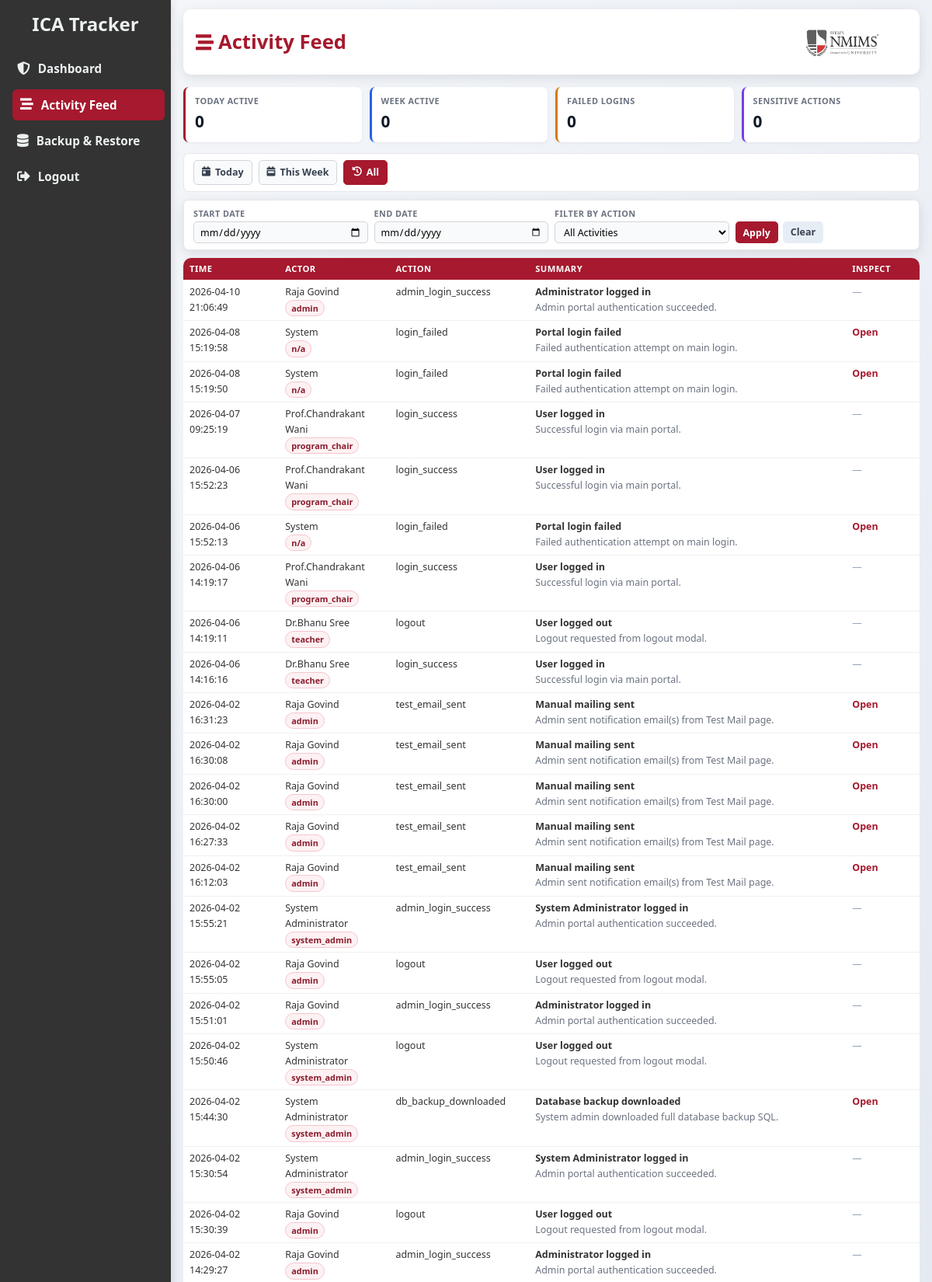
The page /system_admin_activity_feed.php?scope=all (signed in, upper part) on the database its author committed.
### tables this page shows
CREATE TABLE `activity_logs` (
  `id` bigint(20) UNSIGNED NOT NULL,
  `user_id` bigint(20) DEFAULT NULL,
  `actor_id` bigint(20) DEFAULT NULL,
  `target_user_id` bigint(20) DEFAULT NULL,
  `actor_role` varchar(50) DEFAULT NULL,
  `actor_unique_id` varchar(100) DEFAULT NULL,
  `actor_username` varchar(100) DEFAULT NULL,
  `actor_name` varchar(150) DEFAULT NULL,
  `target_role` varchar(50) DEFAULT NULL,
  `target_unique_id` varchar(100) DEFAULT NULL,
  `target_username` varchar(100) DEFAULT NULL,
  `target_name` varchar(150) DEFAULT NULL,
  `object_type` varchar(100) DEFAULT NULL,
  `object_id` varchar(100) DEFAULT NULL,
  `object_label` varchar(255) DEFAULT NULL,
  `action` varchar(150) NOT NULL,
  `event_label` varchar(255) DEFAULT NULL,
  `details` text DEFAULT NULL,
  `metadata` longtext DEFAULT NULL CHECK (json_valid(`metadata`)),
  `ip_address` varchar(45) DEFAULT NULL,
  `user_agent` varchar(255) DEFAULT NULL,
  `created_at` datetime NOT NULL DEFAULT current_timestamp()
);

### system_admin_activity_feed.php (the view, shortened to what this page needs)
<?php
require_once __DIR__ . '/db_connect.php';
$todayStart = date('Y-m-d 00:00:00'); $todayEnd = date('Y-m-d 23:59:59');
$weekStart  = date('Y-m-d 00:00:00', strtotime('monday this week')); $weekEnd = date('Y-m-d H:i:s');
$nonInspectableActions = ['login_success','admin_login_success','logout'];
$sensitiveActions = ['marks_csv_bulk_upload','marks_manual_update','db_snapshot_downloaded','assignment_created','assignment_deleted','assignment_updated','subject_created','subject_deleted','password_reset_requested','admin_login_failed','login_failed'];
$scope = $_GET['scope'] ?? 'today';
$startDate      = trim((string)($_GET['start_date'] ?? ''));
$endDate        = trim((string)($_GET['end_date'] ?? ''));
$actionFilter   = trim((string)($_GET['activity_action'] ?? ''));
$activityPreset = trim((string)($_GET['activity_preset'] ?? ''));
function build_feed_url(array $p = []): string {
    $c = [];
    foreach ($p as $k => $v) { if ($v === null) continue; $s = trim((string)$v); if ($s !== '') $c[$k] = $s; }
    return 'system_admin_activity_feed.php' . (!empty($c) ? ('?' . http_build_query($c)) : '');
}
function feed_scalar(mysqli $conn, string $sql, array $p = [], string $t = ''): int {
    $s = mysqli_prepare($conn, $sql); if (!$s) return 0;
    if ($p) mysqli_stmt_bind_param($s, $t, ...$p);
    mysqli_stmt_execute($s); $r = mysqli_stmt_get_result($s); $v = 0;
    if ($r && ($row = mysqli_fetch_row($r))) $v = (int)$row[0];
    if ($r) mysqli_free_result($r); mysqli_stmt_close($s); return $v;
}
$sensitivePH    = implode(',', array_fill(0, count($sensitiveActions), '?'));
$sensitiveTypes = str_repeat('s', count($sensitiveActions)) . 'ss';
$todayActiveUsers  = feed_scalar($conn,"SELECT COUNT(DISTINCT actor_id) FROM activity_logs WHERE actor_id IS NOT NULL AND action IN ('login_success','admin_login_success') AND created_at BETWEEN ? AND ?",[$todayStart,$todayEnd],'ss');
$weekActiveUsers   = feed_scalar($conn,"SELECT COUNT(DISTINCT actor_id) FROM activity_logs WHERE actor_id IS NOT NULL AND action IN ('login_success','admin_login_success') AND created_at BETWEEN ? AND ?",[$weekStart,$weekEnd],'ss');
$todayFailedLogins = feed_scalar($conn,"SELECT COUNT(*) FROM activity_logs WHERE action IN ('login_failed','admin_login_failed') AND created_at BETWEEN ? AND ?",[$todayStart,$todayEnd],'ss');
$todaySensitive    = feed_scalar($conn,"SELECT COUNT(*) FROM activity_logs WHERE action IN ($sensitivePH) AND created_at BETWEEN ? AND ?",array_merge($sensitiveActions,[$todayStart,$todayEnd]),$sensitiveTypes);
$logsSql='SELECT id,action,event_label,details,actor_name,actor_username,actor_role,created_at,metadata FROM activity_logs';
$logsSql.=" ORDER BY created_at DESC, id DESC LIMIT 120";
$logs=[];
$sl=mysqli_prepare($conn,$logsSql);
if ($sl) {
    mysqli_stmt_execute($sl); $rl=mysqli_stmt_get_result($sl);
    if ($rl) { while ($row=mysqli_fetch_assoc($rl)) $logs[]=$row; mysqli_free_result($rl); }
}
$selectedEntry=null;
?>
<!DOCTYPE html>
<html lang="en">
<head>
    <link rel="stylesheet" href="ica_tracker.css">
    <link rel="stylesheet" href="https://cdnjs.cloudflare.com/ajax/libs/font-awesome/5.15.4/css/all.min.css">
</head>
<body>
<div class="dashboard">
    <div class="sidebar">
        <h2>ICA Tracker</h2>
        <a href="system_admin_dashboard.php"><i class="fas fa-shield-alt"></i> <span>Dashboard</span></a>
        <a href="system_admin_activity_feed.php" class="active"><i class="fas fa-stream"></i> <span>Activity Feed</span></a>
        <a href="system_admin_export_sql.php"><i class="fas fa-database"></i> <span>Backup & Restore</span></a>
        <a href="logout.php"><i class="fas fa-sign-out-alt"></i> <span>Logout</span></a>
    </div>
    <div class="main-content">
        <div class="header">
            <h2><i class="fas fa-stream" style="color:#A6192E;margin-right:6px;font-size:.9em;"></i>Activity Feed</h2>
        </div>
        <div class="container">
            <div class="feed-stats">
                <a class="feed-stat" href="<?php echo htmlspecialchars(build_feed_url(['scope'=>'today','activity_preset'=>'active_logins'])); ?>">
                    <h5>Today Active</h5><div class="fval"><?php echo $todayActiveUsers; ?></div>
                </a>
                <a class="feed-stat blue" href="<?php echo htmlspecialchars(build_feed_url(['scope'=>'week','activity_preset'=>'active_logins'])); ?>">
                    <h5>Week Active</h5><div class="fval"><?php echo $weekActiveUsers; ?></div>
                </a>
                <a class="feed-stat amber" href="<?php echo htmlspecialchars(build_feed_url(['scope'=>'today','activity_preset'=>'failed_logins'])); ?>">
                    <h5>Failed Logins</h5><div class="fval"><?php echo $todayFailedLogins; ?></div>
                </a>
                <a class="feed-stat purple" href="<?php echo htmlspecialchars(build_feed_url(['scope'=>'today','activity_preset'=>'sensitive_actions'])); ?>">
                    <h5>Sensitive Actions</h5><div class="fval"><?php echo $todaySensitive; ?></div>
                </a>
            </div>
            <div class="toolbar">
                <a class="<?php echo $scope==='today'?'active':''; ?>" href="<?php echo htmlspecialchars(build_feed_url(['scope'=>'today'])); ?>"><i class="fas fa-calendar-day"></i> Today</a>
                <a class="<?php echo $scope==='week'?'active':''; ?>"  href="<?php echo htmlspecialchars(build_feed_url(['scope'=>'week'])); ?>"><i class="fas fa-calendar-week"></i> This Week</a>
                <a class="<?php echo $scope==='all'?'active':''; ?>"   href="<?php echo htmlspecialchars(build_feed_url(['scope'=>'all'])); ?>"><i class="fas fa-history"></i> All</a>
            </div>
            <form method="GET" class="filters-form">
                <div><label for="start_date">Start Date</label><input type="date" id="start_date" name="start_date" value="<?php echo htmlspecialchars($startDate); ?>"></div>
                <div><label for="end_date">End Date</label><input type="date" id="end_date" name="end_date" value="<?php echo htmlspecialchars($endDate); ?>"></div>
                <div>
                    <label for="activity_action">Filter by Action</label>
                    <select id="activity_action" name="activity_action">
                        <option value="">All Activities</option>
                    </select>
                </div>
                <div class="filters-actions">
                    <button type="submit" class="btn-filter">Apply</button>
                    <a class="btn-filter secondary" href="<?php echo htmlspecialchars(build_feed_url(['scope'=>$scope])); ?>">Clear</a>
                </div>
            </form>
            <div class="table-wrap">
            <table class="audit-table">
                <thead><tr><th style="width:13%;">Time</th><th style="width:15%;">Actor</th><th style="width:15%;">Action</th><th>Summary</th><th style="width:10%;">Inspect</th></tr></thead>
                <tbody>
                <?php if (empty($logs)): ?>
                    <tr><td colspan="5" style="text-align:center;padding:16px;color:#6b7280;">No activity entries found.</td></tr>
                <?php else: foreach ($logs as $row):
                    $actorLabel = trim((string)($row['actor_name']??''))?:trim((string)($row['actor_username']??'System'));
                    $eventLabel = trim((string)($row['event_label']??''))?:trim((string)$row['action']);
                    $canInspect   = !in_array((string)$row['action'],$nonInspectableActions,true);
                    $isCurrent    = $selectedEntry && (int)$selectedEntry['id']===(int)$row['id'];
                ?>
                <tr id="entry-<?php echo (int)$row['id']; ?>">
                    <td><?php echo htmlspecialchars((string)$row['created_at']); ?></td>
                    <td><?php echo htmlspecialchars($actorLabel); ?><br><span class="audit-tag"><?php echo htmlspecialchars((string)($row['actor_role']??'n/a')); ?></span></td>
                    <td><?php echo htmlspecialchars((string)$row['action']); ?></td>
                    <td><strong><?php echo htmlspecialchars($eventLabel); ?></strong><br><span style="color:#6b7280;"><?php echo htmlspecialchars((string)($row['details']??'')); ?></span></td>
                    <td>
                        <?php if (!$canInspect): ?><span style="color:#94a3b8;">—</span>
                        <?php elseif ($isCurrent): ?><a href="<?php echo htmlspecialchars(build_feed_url(['scope'=>$scope,'start_date'=>$startDate,'end_date'=>$endDate,'activity_action'=>$actionFilter,'activity_preset'=>$activityPreset]).'#entry-'.(int)$row['id']); ?>">Close</a>
                        <?php else: ?><a href="<?php echo htmlspecialchars(build_feed_url(['scope'=>$scope,'entry'=>(int)$row['id'],'start_date'=>$startDate,'end_date'=>$endDate,'activity_action'=>$actionFilter,'activity_preset'=>$activityPreset]).'#entry-'.(int)$row['id']); ?>">Open</a>
                        <?php endif; ?>
                    </td>
                </tr>
                <?php endforeach; endif; ?>
                </tbody>
            </table>
            </div>
        </div>
    </div>
</div>
</body>
</html>

### ica_tracker.css (style rules this page uses)
html, body { height: 100%; }
* { margin: 0; padding: 0; box-sizing: border-box; font-family: 'Segoe UI', Arial, sans-serif; }
body { background: linear-gradient(135deg, #f5f7fa 0%, #c3cfe2 100%); color: #333; line-height: 1.6; transition: background 0.3s, color 0.3s; overflow-x: hidden; min-height: 100vh; min-height: 100dvh; display: flex; flex-direction: column; }
:root { --sidebar-width: 220px; }
.dashboard { min-height: 100vh; min-height: 100dvh; height: 100vh; height: 100dvh; padding-left: var(--sidebar-width); width: 100%; overflow-x: hidden; display: flex; flex: 1; }
.sidebar { width: var(--sidebar-width); background: #333333; color: #fff; padding: 16px; position: fixed; top: 0; left: 0; height: 100%; overflow-y: auto; box-shadow: 2px 0 10px rgba(0, 0, 0, 0.1); transition: none; }
.sidebar h2 { font-size: 1.5rem; margin-bottom: 24px; color: #ecf0f1; text-align: center; }
.sidebar a { display: flex; align-items: center; color: #ecf0f1; text-decoration: none; padding: 10px 12px; margin: 8px 0; border-radius: 6px; transition: background 0.3s, transform 0.2s; font-size: 0.95rem; }
.sidebar a:hover, .sidebar a.active { background: #A6192E; color: #ffffff; transform: translateX(4px); text-decoration: none; }
.sidebar a i { margin-right: 10px; font-size: 1.05rem; }
.main-content { margin-left: 0; padding: 16px 24px 0; width: 100%; min-width: 0; max-width: calc(100vw - var(--sidebar-width)); display: flex; flex-direction: column; min-height: 100%; height: 100%; flex: 1; }
.main-content > :first-child { margin-top: 0; }
.header { display: flex; justify-content: space-between; align-items: center; background: #fff; padding: 12px 18px; min-height: 84px; border-radius: 10px; box-shadow: 0 4px 15px rgba(0, 0, 0, 0.1); margin-bottom: 24px; position: relative; overflow: visible; padding-right: 210px; }
.header::after { content: ''; position: absolute; right: 20px; top: 50%; transform: translateY(-50%); width: 170px; height: 56px; background: url('nmimshorizontal.jpg') center/contain no-repeat; pointer-events: none; filter: none; }
.header h2 { font-size: 1.6rem; color: #A6192E; font-weight: 600; }
.header h1, .header h2, .header h3 { margin: 0; line-height: 1.2; }
.container { width: 100%; max-width: 1200px; margin: 0 auto; }
.dashboard .main-content > .container { width: 100%; max-width: none; margin: 0; padding: 0; }
form { background: #fff; padding: 20px; border-radius: 10px; box-shadow: 0 4px 15px rgba(0, 0, 0, 0.1); margin-bottom: 24px; }
label { display: block; margin-bottom: 6px; font-weight: 600; color: #2c3e50; font-size: 0.95rem; }
select, input { width: 100%; padding: 10px; margin-bottom: 12px; border: 2px solid #ddd; border-radius: 6px; font-size: 0.95rem; background: #f9f9f9; transition: border-color 0.3s; }
button { padding: 10px 22px; background: #A6192E; color: #fff; border: none; border-radius: 22px; cursor: pointer; font-size: 0.95rem; transition: background 0.3s, transform 0.2s; }
table { width: 100%; border-collapse: collapse; background: #fff; border-radius: 10px; overflow: hidden; box-shadow: 0 4px 15px rgba(0, 0, 0, 0.1); margin-bottom: 24px; }
th, td { padding: 12px; text-align: center; border-bottom: 1px solid #e0e0e0; }
th { background: #A6192E; color: #fff; font-weight: 600; }
a { color: #A6192E; text-decoration: none; font-weight: 600; transition: color 0.3s; }
.sidebar { padding: 12px; }
.sidebar h2 { margin-bottom: 18px; }
.sidebar a { padding: 8px 10px; margin: 6px 0; }
.main-content { padding: 12px 16px 0; }
.header { padding: 12px 16px; margin-bottom: 16px; }
.header::after { right: 16px; }
form { padding: 16px; margin-bottom: 16px; }
select, input { padding: 8px; margin-bottom: 10px; }
button, .btn { padding: 8px 18px; }
table { margin-bottom: 16px; }
th, td { padding: 9px; }

### rows shown on the page
activity_logs: created_at "2026-04-10 21:06:49", actor_name "Raja Govind", actor_role "admin", action "admin_login_success", event_label "Administrator logged in", details "Admin portal authentication succeeded."
activity_logs: created_at "2026-04-08 15:19:58", actorLabel "System", actor_role "n/a", action "login_failed", event_label "Portal login failed", details "Failed authentication attempt on main login."
activity_logs: created_at "2026-04-08 15:19:50", actorLabel "System", actor_role "n/a", action "login_failed", event_label "Portal login failed", details "Failed authentication attempt on main login."
activity_logs: created_at "2026-04-07 09:25:19", actor_name "Prof.Chandrakant Wani", actor_role "program_chair", action "login_success", event_label "User logged in", details "Successful login via main portal."
activity_logs: created_at "2026-04-06 15:52:23", actor_name "Prof.Chandrakant Wani", actor_role "program_chair", action "login_success", event_label "User logged in", details "Successful login via main portal."
activity_logs: created_at "2026-04-06 15:52:13", actorLabel "System", actor_role "n/a", action "login_failed", event_label "Portal login failed", details "Failed authentication attempt on main login."
activity_logs: created_at "2026-04-06 14:19:17", actor_name "Prof.Chandrakant Wani", actor_role "program_chair", action "login_success", event_label "User logged in", details "Successful login via main portal."
activity_logs: created_at "2026-04-06 14:19:11", actor_name "Dr.Bhanu Sree", actor_role "teacher", action "logout", event_label "User logged out", details "Logout requested from logout modal."
activity_logs: created_at "2026-04-06 14:16:16", actor_name "Dr.Bhanu Sree", actor_role "teacher", action "login_success", event_label "User logged in", details "Successful login via main portal."
activity_logs: created_at "2026-04-02 16:31:23", actor_name "Raja Govind", actor_role "admin", action "test_email_sent", event_label "Manual mailing sent", details "Admin sent notification email(s) from Test Mail page."
activity_logs: created_at "2026-04-02 16:30:08", actor_name "Raja Govind", actor_role "admin", action "test_email_sent", event_label "Manual mailing sent", details "Admin sent notification email(s) from Test Mail page."
activity_logs: created_at "2026-04-02 16:30:00", actor_name "Raja Govind", actor_role "admin", action "test_email_sent", event_label "Manual mailing sent", details "Admin sent notification email(s) from Test Mail page."
activity_logs: created_at "2026-04-02 16:27:33", actor_name "Raja Govind", actor_role "admin", action "test_email_sent", event_label "Manual mailing sent", details "Admin sent notification email(s) from Test Mail page."
activity_logs: created_at "2026-04-02 16:12:03", actor_name "Raja Govind", actor_role "admin", action "test_email_sent", event_label "Manual mailing sent", details "Admin sent notification email(s) from Test Mail page."
activity_logs: created_at "2026-04-02 15:55:21", actor_name "System Administrator", actor_role "system_admin", action "admin_login_success", event_label "System Administrator logged in", details "Admin portal authentication succeeded."
activity_logs: created_at "2026-04-02 15:55:05", actor_name "Raja Govind", actor_role "admin", action "logout", event_label "User logged out", details "Logout requested from logout modal."
activity_logs: created_at "2026-04-02 15:51:01", actor_name "Raja Govind", actor_role "admin", action "admin_login_success", event_label "Administrator logged in", details "Admin portal authentication succeeded."
activity_logs: created_at "2026-04-02 15:50:46", actor_name "System Administrator", actor_role "system_admin", action "logout", event_label "User logged out", details "Logout requested from logout modal."
activity_logs: created_at "2026-04-02 15:44:30", actor_name "System Administrator", actor_role "system_admin", action "db_backup_downloaded", event_label "Database backup downloaded", details "System admin downloaded full database backup SQL."
activity_logs: created_at "2026-04-02 15:30:54", actor_name "System Administrator", actor_role "system_admin", action "admin_login_success", event_label "System Administrator logged in", details "Admin portal authentication succeeded."
activity_logs: created_at "2026-04-02 15:30:39", actor_name "Raja Govind", actor_role "admin", action "logout", event_label "User logged out", details "Logout requested from logout modal."
activity_logs: created_at "2026-04-02 14:29:27", actor_name "Raja Govind", actor_role "admin", action "admin_login_success", event_label "Administrator logged in", details "Admin portal authentication succeeded."

### other values the page prints
$todayActiveUsers "0"
$weekActiveUsers "0"
$todayFailedLogins "0"
$todaySensitive "0"
